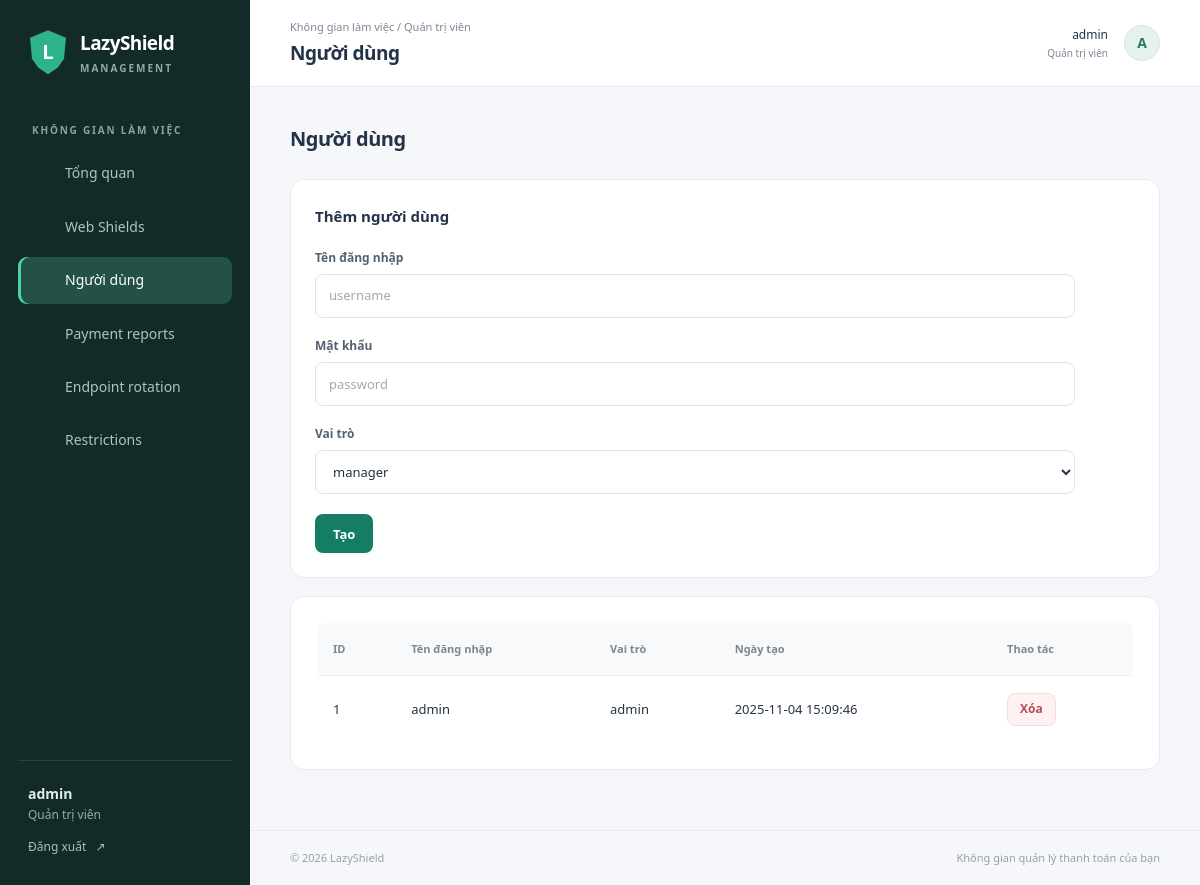
The page /index.php?action=admin_users (signed in) on the database its author committed.
### tables this page shows
CREATE TABLE users (
    id INT AUTO_INCREMENT PRIMARY KEY,
    username VARCHAR(50) UNIQUE,
    password VARCHAR(255),
    role ENUM('admin','manager') NOT NULL,
    created_at TIMESTAMP DEFAULT CURRENT_TIMESTAMP
);

### includes/auth.php (called while the page is built, shortened)
<?php
require_once __DIR__ . '/db.php';
function isLoggedIn() {
    return isset($_SESSION['user_id']);
}
function currentUser() {
    if (!isset($_SESSION['user'])) {
        $row = db_query("SELECT id, username, role FROM users WHERE id = ?", [$_SESSION['user_id']]);
    }
    return $_SESSION['user'];
}
function requireRole($role) {
    $user = currentUser();
}

### includes/db.php (called while the page is built, shortened)
<?php
function getPDO() {
    static $pdo = null;
    if ($pdo === null) {
        $dsn = "mysql:host=" . DB_HOST . ";dbname=" . DB_NAME . ";charset=utf8mb4";
        $options = [
            PDO::ATTR_ERRMODE => PDO::ERRMODE_EXCEPTION,
            PDO::ATTR_DEFAULT_FETCH_MODE => PDO::FETCH_ASSOC,
        ];
        $pdo = new PDO($dsn, DB_USER, DB_PASS, $options);
    }
    return $pdo;
}
function db_query($sql, $params = []) {
    $pdo = getPDO();
    $stmt = $pdo->prepare($sql);
    $stmt->execute($params);
    return $stmt->fetchAll();
}

### models/User.php (called while the page is built, shortened)
<?php
require_once __DIR__ . '/../includes/db.php';
class User {
    public static function all() {
        return db_query("SELECT id, username, role, created_at FROM users ORDER BY id DESC");
    }
}

### views/admin/users.php (the view, shortened to what this page needs)
<?php require_once __DIR__ . '/../layout_header.php';
$users = $data['users'] ?? [];
?>
<h3>Người dùng</h3>
<div class="card mb-3 p-3">
  <h4>Thêm người dùng</h4>
  <form method="post" action="index.php?action=admin_create_user">
    <div class="mb-3">
      <label class="form-label">Tên đăng nhập</label>
      <input name="username" placeholder="username" class="form-control" required>
    </div>
    <div class="mb-3">
      <label class="form-label">Mật khẩu</label>
      <input name="password" placeholder="password" class="form-control" required>
    </div>
    <div class="mb-3">
      <label class="form-label">Vai trò</label>
      <select name="role" class="form-control">
        <option value="manager">manager</option>
      </select>
    </div>
    <div class="mt-3">
      <button type="submit" class="btn btn-success">Tạo</button>
    </div>
  </form>
</div>
<div class="card">
  <table class="data-table">
    <thead><tr><th>ID</th><th>Tên đăng nhập</th><th>Vai trò</th><th>Ngày tạo</th><th>Thao tác</th></tr></thead>
    <tbody>
      <?php foreach($users as $u): ?>
        <tr>
          <td><?=$u['id']?></td>
          <td><?=htmlspecialchars($u['username'])?></td>
          <td><?=$u['role']?></td>
          <td><?=$u['created_at']?></td>
          <td>
            <a href="index.php?action=admin_delete_user&id=<?=$u['id']?>" class="btn btn-sm btn-danger" onclick="return confirm('Xác nhận xóa?')">Xóa</a>
          </td>
        </tr>
      <?php endforeach; ?>
    </tbody>
  </table>
</div>
<?php require_once __DIR__ . '/../layout_footer.php'; ?>

### index.php (shortened to what this page needs)
<?php
require_once __DIR__ . '/includes/auth.php';
require_once __DIR__ . '/models/User.php';
$action = $_GET['action'] ?? 'home';
switch($action) {
    case 'admin_users':
        requireRole('admin');
        $users = User::all();
        $data = ['users'=>$users];
        require __DIR__ . '/views/admin/users.php';
        break;
}

### views/layout_header.php (shortened to what this page needs)
<?php
$user = currentUser();
$action = $_GET['action'] ?? 'home';
$isAdmin = ($user['role'] ?? '') === 'admin';
$titles = [
    'home' => 'Tổng quan', 'admin_webshields' => 'Quản lý Web Shields',
    'admin_edit_webshield' => 'Chi tiết Web Shield', 'admin_users' => 'Người dùng',
    'admin_manager_whitelist' => 'Domain được phép', 'manager_my_webshields' => 'Web Shields của tôi',
    'manager_payments' => 'Cấu hình thanh toán', 'manager_whitelist' => 'Domain được phép',
    'manager_whitelist_add' => 'Thêm domain', 'manager_whitelist_edit' => 'Chỉnh sửa domain',
];
$titles['transactions'] = 'Payment reports';
$titles['endpoint_rotation'] = 'Endpoint rotation';
$titles['endpoint_rotation_keys'] = 'Endpoint credentials';
$titles['restrictions'] = 'Restrictions';
$page_title = $page_title ?? ($titles[$action] ?? 'Quản lý LazyShield');
$roleLabel = $isAdmin ? 'Quản trị viên' : 'Người quản lý';
function uiIcon($name) {
    $paths = [
        'home' => '<rect x="3" y="3" width="7" height="7" rx="1.5"/><rect x="14" y="3" width="7" height="7" rx="1.5"/><rect x="3" y="14" width="7" height="7" rx="1.5"/><rect x="14" y="14" width="7" height="7" rx="1.5"/>',
        'shield' => '<path d="M12 3 3 7v5c0 5 9 10 9 10s9-5 9-10V7Z"/><path d="m8 12 3 3 5-6"/>',
        'users' => '<circle cx="9" cy="8" r="3"/><path d="M3 21v-3a6 6 0 0 1 12 0v3M16 5a3 3 0 0 1 0 6m2 4a5 5 0 0 1 3 5"/>',
        'globe' => '<circle cx="12" cy="12" r="9"/><ellipse cx="12" cy="12" rx="4" ry="9"/><path d="M3 12h18"/>',
    ];
    return '<svg class="nav-icon" viewBox="0 0 24 24" fill="none" stroke="currentColor" stroke-width="1.6" stroke-linecap="round" stroke-linejoin="round" aria-hidden="true">' . ($paths[$name] ?? $paths['shield']) . '</svg>';
}
$navigation = $isAdmin
    ? [['home','Tổng quan','home'],['admin_webshields','Web Shields','shield'],['admin_users','Người dùng','users']]
    : [['home','Tổng quan','home'],['manager_my_webshields','Web Shields của tôi','shield'],['manager_whitelist','Domain được phép','globe']];
$navigation[] = ['transactions', 'Payment reports', 'globe'];
$navigation[] = ['endpoint_rotation', 'Endpoint rotation', 'shield'];
$navigation[] = ['restrictions', 'Restrictions', 'globe'];
$activeNav = $action;
?>
<!doctype html>
<html lang="vi">
<head>
  <?php foreach (['core','table','form'] as $stylesheet): ?>
  <link rel="stylesheet" href="/assets/css/<?= $stylesheet ?>.css?v=<?= filemtime(__DIR__ . '/../assets/css/' . $stylesheet . '.css') ?>">
  <?php endforeach; ?>
</head>
<body>
<div class="app-wrapper">
  <aside class="sidebar" id="sidebar" aria-label="Điều hướng chính">
    <div>
      <div class="sidebar-header"><div class="logo" aria-hidden="true">L</div><div class="brand-text">LazyShield<span class="brand-caption">MANAGEMENT</span></div></div>
      <div class="nav-label">KHÔNG GIAN LÀM VIỆC</div>
      <nav class="sidebar-nav">
        <?php foreach ($navigation as [$route,$label,$icon]): ?>
        <a class="nav-item <?= $activeNav === $route ? 'active' : '' ?>" href="index.php?action=<?= $route ?>" <?= $activeNav === $route ? 'aria-current="page"' : '' ?>><?= uiIcon($icon) ?><?= $label ?></a>
        <?php endforeach; ?>
      </nav>
    </div>
    <div class="sidebar-footer">
      <div class="user-line"><?= htmlspecialchars($user['username'] ?? '') ?></div>
      <div class="role-label"><?= $roleLabel ?></div>
      <a href="index.php?action=logout" class="logout">Đăng xuất &nbsp; ↗</a>
    </div>
  </aside>
  <main class="app-main">
    <header class="header">
      <div class="header-left">
        <div><div class="breadcrumb">Không gian làm việc / <?= $roleLabel ?></div><h1 class="page-title"><?= htmlspecialchars($page_title) ?></h1></div>
      </div>
      <div class="header-right"><div class="header-account"><?= htmlspecialchars($user['username'] ?? '') ?><small><?= $roleLabel ?></small></div><span class="avatar" aria-hidden="true"><?= htmlspecialchars(strtoupper(substr($user['username'] ?? 'S', 0, 1))) ?></span></div>
    </header>
    <section class="page-body">

### views/layout_footer.php (shortened to what this page needs)
    </section>
    <footer class="footer"><p>© <?= date('Y') ?> LazyShield</p><span>Không gian quản lý thanh toán của bạn</span></footer>
  </main>
</div>
</body>
</html>

### assets/css/core.css (style rules this page uses)
:root { --primary:#147d64; --bg:#f5f7fa; --border:#e6ebef; --text:#243347; --muted:#7b8796 }
* { box-sizing:border-box }
body { margin:0; font-family:Segoe UI,Arial,sans-serif; background:var(--bg); color:var(--text); font-size:14px; line-height:1.6 }
button,input,select,textarea { font:inherit }
a { color:var(--primary) }
a,button { transition:background .18s,color .18s }
h1,h2,h3,h4,p { margin-top:0 }
h2,h3 { font-size:20px; letter-spacing:-.5px }
h4 { font-size:15px }
h3 { margin-bottom:24px }
.app-wrapper { min-height:100vh }
.sidebar { position:fixed; inset:0 auto 0 0; width:250px; background:#122b29; color:white; display:flex; flex-direction:column; justify-content:space-between; z-index:60; padding:28px 18px; overflow-y:auto }
.sidebar-header { display:flex; align-items:center; gap:12px; padding:0 10px 36px }
.logo { width:40px; height:44px; background:#2db28c; clip-path:polygon(50% 0,95% 17%,90% 65%,75% 85%,50% 100%,25% 85%,10% 65%,5% 17%); display:grid; place-items:center; font-size:20px; font-weight:700; color:white }
.brand-text { font-size:19px; font-weight:700; letter-spacing:-.6px }
.brand-caption { display:block; font-size:10px; letter-spacing:2px; color:#90aaa5; margin-top:2px }
.nav-label { padding:0 14px; margin:10px 0 12px; color:#88a59e; font-size:10px; font-weight:700; letter-spacing:1.8px }
.sidebar-nav { display:grid; gap:7px }
.nav-item { display:flex; align-items:center; gap:12px; padding:12px 15px; color:#aec4bd; text-decoration:none; border-radius:9px; font-weight:500 }
.nav-item.active { background:#245146; color:white; box-shadow:inset 3px 0 #49d3a7 }
.nav-icon { width:20px; height:20px; flex:none }
.sidebar-footer { border-top:1px solid #29423d; padding:22px 10px 0 }
.user-line { font-weight:600; color:#e1eee8; overflow-wrap:anywhere }
.role-label { font-size:12px; color:#95afa5 }
.logout { display:inline-block; font-size:12px; color:#a5c3b6; margin-top:12px; text-decoration:none }
.app-main { margin-left:250px; min-height:100vh; display:flex; flex-direction:column }
.header { min-height:84px; background:white; border-bottom:1px solid var(--border); display:flex; align-items:center; justify-content:space-between; gap:20px; padding:18px 40px }
.header-left,.header-right { display:flex; align-items:center; gap:16px }
.breadcrumb { font-size:11px; color:var(--muted); margin-bottom:2px }
.page-title { margin:0; font-size:19px; font-weight:650; letter-spacing:-.5px }
.avatar { width:36px; height:36px; border-radius:50%; background:#e6f3ed; color:#247c5b; display:grid; place-items:center; font-weight:700; border:1px solid #d3e8dd }
.header-account { font-size:12px; text-align:right }
.header-account small { display:block; color:var(--muted); font-size:10px }
.page-body { width:100%; max-width:1480px; margin:0 auto; padding:36px 40px; flex:1; min-width:0 }
.card { background:white; border:1px solid var(--border); border-radius:14px; padding:26px; margin-bottom:24px; box-shadow:0 3px 12px #24334703 }
.btn { display:inline-flex; align-items:center; justify-content:center; gap:7px; min-height:39px; padding:9px 17px; background:var(--primary); color:white; border-radius:8px; text-decoration:none; border:1px solid transparent; cursor:pointer; font-weight:600; font-size:13px; line-height:1.4; vertical-align:middle }
.btn-danger { background:#fff1f1; color:#b64c55; border-color:#f4dfe0 }
.btn-sm { padding:7px 12px; min-height:33px; font-size:12px }
.footer { padding:18px 40px; color:#96a0ac; font-size:11px; border-top:1px solid var(--border); display:flex; justify-content:space-between; gap:15px }
.footer p { margin:0 }
.mt-3 { margin-top:20px }
.mb-3 { margin-bottom:18px }
.p-3 { padding:24px }
@media (min-width:901px) { .card>form { max-width:760px } }

### assets/css/table.css (style rules this page uses)
.data-table { width:100%; border-collapse:collapse; font-size:13px }
.data-table th,.data-table td { padding:17px 16px; border-bottom:1px solid #edf0f3; text-align:left; vertical-align:middle }
.data-table thead th { background:#f7f9fb; color:#7a8795; font-weight:600; font-size:11px; white-space:nowrap }
.data-table thead th:first-child { border-radius:8px 0 0 8px }
.data-table thead th:last-child { border-radius:0 8px 8px 0 }
.data-table tbody tr:last-child td { border-bottom:0 }
.data-table td:last-child { white-space:nowrap }
.data-table td { overflow-wrap:anywhere }

### rows shown on the page
users: username "admin", role "Quản trị viên", username "A", id "1", role "admin", created_at "2025-11-04 15:09:46"

### other values the page prints
$label "Tổng quan"
$label "Web Shields"
$label "Người dùng"
$label "Payment reports"
$label "Endpoint rotation"
$label "Restrictions"
$page_title "Người dùng"
